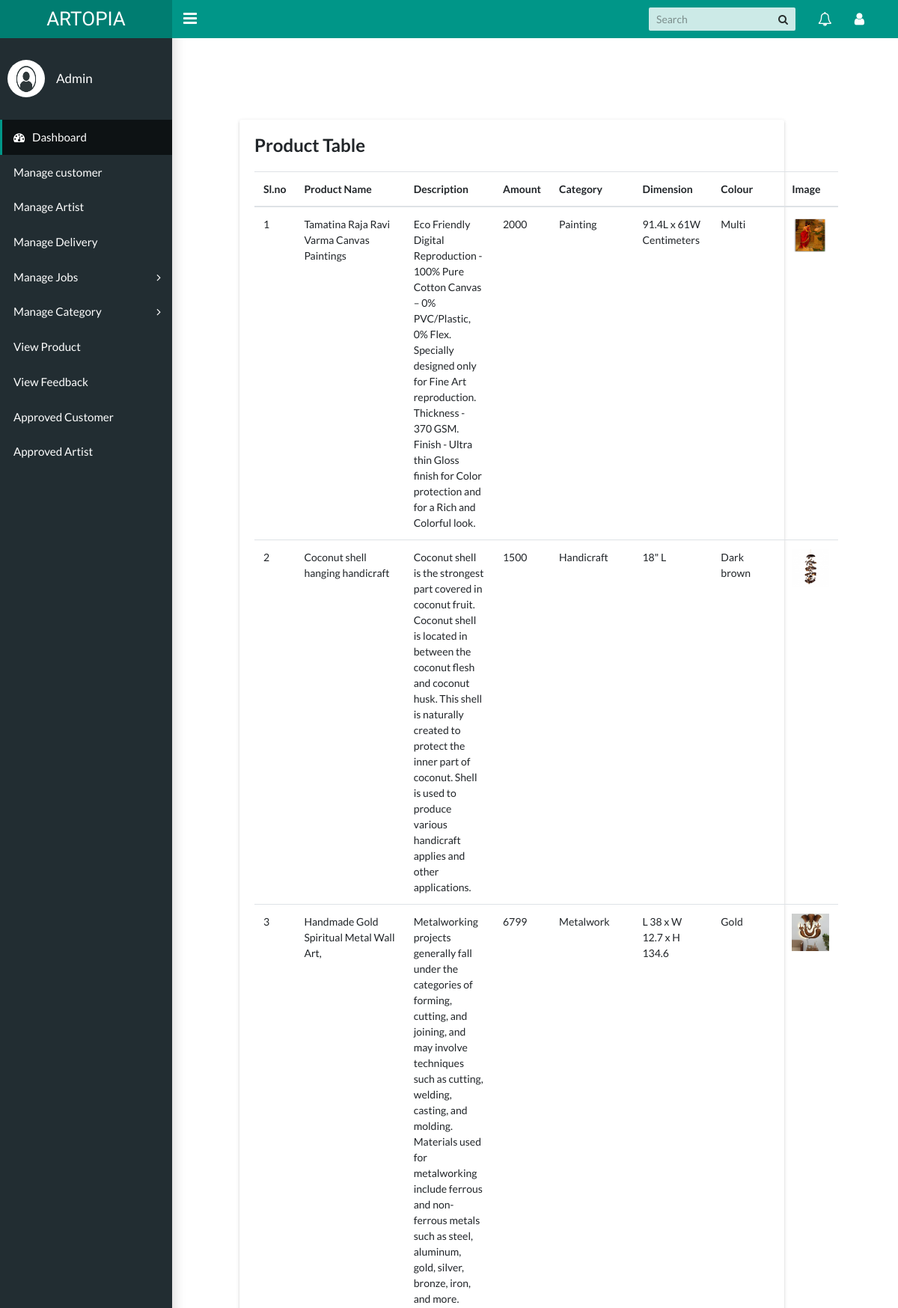
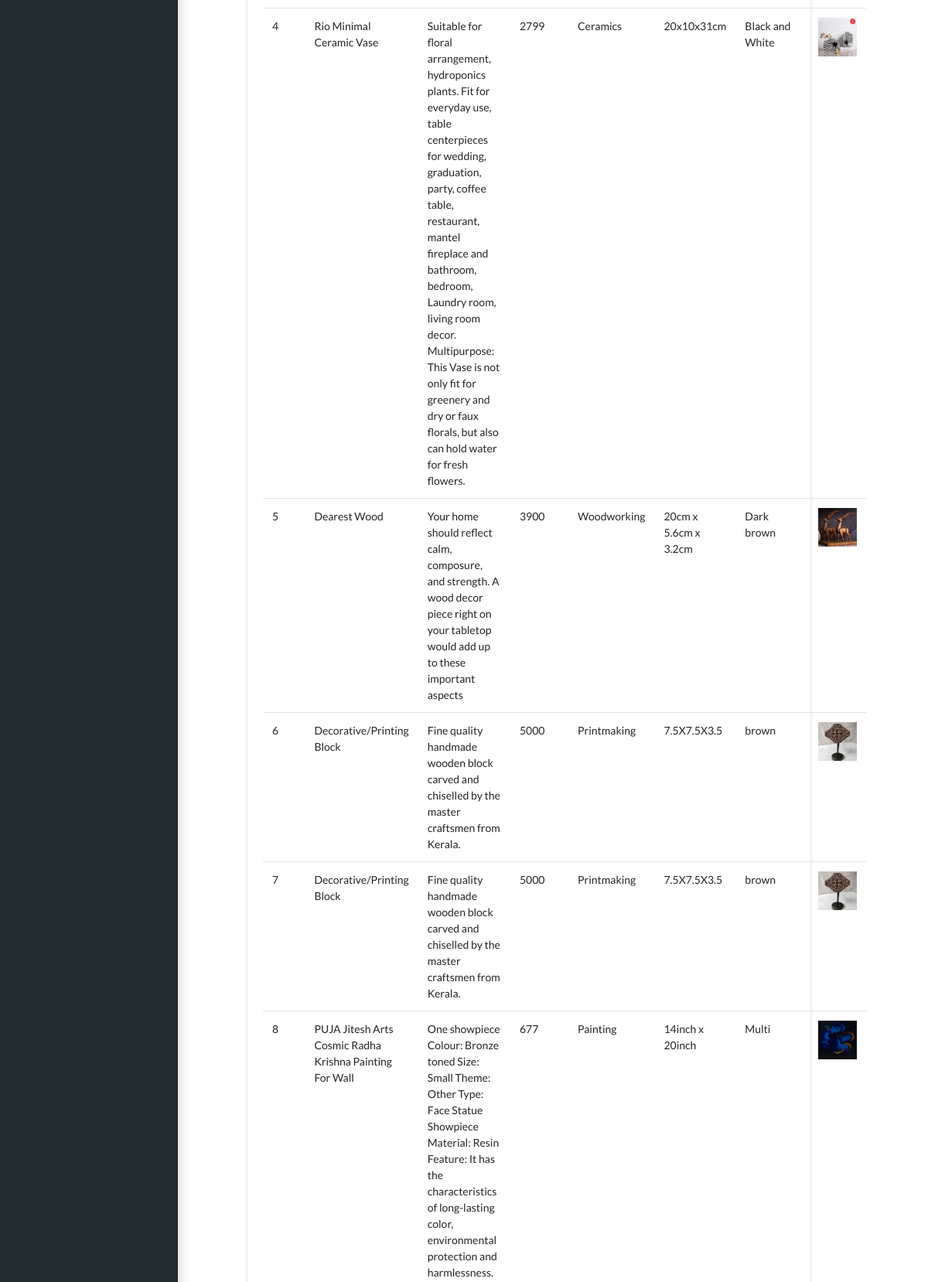
/viewproduct (upper part), run on the app's committed database (2 pictures, top to bottom).
### Artista/models.py (models this page shows, shortened)
class product(models.Model):
    name = models.CharField(max_length=100)
    description = models.CharField(max_length=500)
    amount = models.CharField(max_length=100)
    expday = models.CharField(max_length=100)
    image = models.ImageField(upload_to='images')
    category = models.ForeignKey(category, on_delete=models.CASCADE)
    artist = models.ForeignKey(artist, on_delete=models.CASCADE)
    dimension = models.CharField(max_length=100)
    colour = models.CharField(max_length=100)
    product_status = models.CharField(max_length=20)

class category(models.Model):
    name = models.CharField(max_length=100)
    image = models.ImageField(upload_to='images')
    category_status = models.CharField(max_length=20)
    def __str__(self):
        return self.name

### Artista/views.py (the view)
# urls.py: path("viewproduct",views.viewproduct,name="viewproduct"),
def viewproduct(request):
    data = product.objects.all()
    return render(request,"viewproduct.html",{'data':data})

### Artista/templates/viewproduct.html (shortened to what this page needs)
<!DOCTYPE html>
<html lang="en">
  <head>
    <link rel="stylesheet" type="text/css" href="../static/css/main.css">
    <link rel="stylesheet" type="text/css" href="https://maxcdn.bootstrapcdn.com/font-awesome/4.7.0/css/font-awesome.min.css">
    <link rel="stylesheet" href="../static/css/style.css">
  </head>
  <body class="app sidebar-mini">
    <header class="app-header"><a class="app-header__logo" href="../templates/index.html">ARTOPIA</a>
      <a class="app-sidebar__toggle" href="#" data-toggle="sidebar" aria-label="Hide Sidebar"></a>
      <ul class="app-nav">
        <li class="app-search">
          <input class="app-search__input" type="search" placeholder="Search">
          <button class="app-search__button"><i class="fa fa-search"></i></button>
        </li>
        <li class="dropdown"><a class="app-nav__item" href="#" data-toggle="dropdown" aria-label="Show notifications"><i class="fa fa-bell-o fa-lg"></i></a>
        </li>
        <li class="dropdown"><a class="app-nav__item" href="#" data-toggle="dropdown" aria-label="Open Profile Menu"><i class="fa fa-user fa-lg"></i></a>
        </li>
      </ul>
    </header>
    <aside class="app-sidebar">
        <div class="app-sidebar__user"><img class="app-sidebar__user-avatar" src="../static/images/admin.jpg"  width="50px" height="50px">
        <div>
          <p class="app-sidebar__user-name">Admin</p>
        </div>
      </div>
      <ul class="app-menu">
        <li><a class="app-menu__item active" href="{% url 'dashboard' %}"><i class="app-menu__icon fa fa-dashboard"></i><span class="app-menu__label">Dashboard</span></a></li>
        <li><a class="app-menu__item" href="{% url 'managecustomer' %}"><span class="app-menu__label">Manage customer</span></a></li>
        <li><a class="app-menu__item" href="{% url 'manageartist' %}"><span class="app-menu__label">Manage Artist</span></a></li>
        <li><a class="app-menu__item" href="{% url 'managedelivery' %}"><span class="app-menu__label">Manage Delivery </span></a></li>
          <li class="treeview"><a class="app-menu__item" href="#" data-toggle="treeview"></i><span class="app-menu__label">Manage Jobs</span><i class="treeview-indicator fa fa-angle-right"></i></a>
         </li>
         <li class="treeview"><a class="app-menu__item" href="#" data-toggle="treeview"></i><span class="app-menu__label">Manage Category</span><i class="treeview-indicator fa fa-angle-right"></i></a>
          </li>
        <li><a class="app-menu__item" href="{% url 'viewproduct' %}"><span class="app-menu__label">View Product</span></a></li>
        <li><a class="app-menu__item" href="{% url 'viewfeedback' %}"><span class="app-menu__label">View Feedback</span></a></li>
        <li><a class="app-menu__item" href="{% url 'adminapproveuser' %}"><span class="app-menu__label"> Approved Customer</span></a></li>
        <li><a class="app-menu__item" href="{% url 'adminapproveartist' %}"><span class="app-menu__label">Approved Artist</span></a></li>
      </ul>
    </aside>
    <div class="tb">
      <div class="row">
          <div class="col-md-10">
            <div class="tile">
              <h3 class="tile-title">Product Table</h3>
              <table class="table">
                <thead>
                  <tr>
                    <th>Sl.no</th>
                    <th>Product Name</th>
                    <th>Description</th>
                    <th>Amount</th>
                    <th>Category</th>
                    <th>Dimension</th>
                    <th>Colour</th>
                    <th>Image</th>
                  </tr>
                </thead>
                <tbody>
                 {% for i in data %}
                  <tr>
                    <td>{{forloop.counter}}</td>
                    <td>{{i.name}}</td>
                    <td>{{i.description}}</td>
                    <td>{{i.amount}}</td>
                    <td>{{i.category}}</td>
                    <td>{{i.dimension}}</td>
                    <td>{{i.colour}}</td>
                    <td><img src="/media/{{i.image}}" alt="" height="50px" width="50px"></td>
                  </tr>
                  {% endfor %}
                </tbody>
              </table>
            </div>
          </div>
         </div>
  </body>
</html>

### Artista/static/css/style.css (style rules this page uses)
.tb { margin-left: 20rem; margin-top: 10rem; }

### data on the page
product: name "Tamatina Raja Ravi Varma Canvas Paintings", description "Eco Friendly Digital Reproduction - 100% Pure Cotton Canvas – 0% PVC/Plastic, 0% Flex. Specially designed only for Fine Art reproduction. Thickness - 370 GSM. Finish - Ultra thin Gloss finish for Color protection and for a Rich and Colorful look.", amount "2000", category "Painting", dimension "91.4L x 61W Centimeters", colour "Multi", image (picture)
product: name "Coconut shell hanging handicraft", description "Coconut shell is the strongest part covered in coconut fruit. Coconut shell is located in between the coconut flesh and coconut husk. This shell is naturally created to protect the inner part of coconut. Shell is used to produce various handicraft applies and other applications.", amount "1500", category "Handicraft", dimension "18\" L", colour "Dark brown", image (picture)
product: name "Handmade Gold Spiritual Metal Wall Art,", description "Metalworking projects generally fall under the categories of forming, cutting, and joining, and may involve techniques such as cutting, welding, casting, and molding. Materials used for metalworking include ferrous and non-ferrous metals such as steel, aluminum, gold, silver, bronze, iron, and more.", amount "6799", category "Metalwork", dimension "L 38 x W 12.7 x H 134.6", colour "Gold", image (picture)
product: name "Rio Minimal Ceramic Vase", description "Suitable for floral arrangement, hydroponics plants. Fit for everyday use, table centerpieces for wedding, graduation, party, coffee table, restaurant, mantel fireplace and bathroom, bedroom, Laundry room, living room decor. Multipurpose: This Vase is not only fit for greenery and dry or faux florals, but also can hold water for fresh flowers.", amount "2799", category "Ceramics", dimension "20x10x31cm", colour "Black and White", image (picture)
product: name "Dearest Wood", description "Your home should reflect calm, composure, and strength. A wood decor piece right on your tabletop would add up to these important aspects", amount "3900", category "Woodworking", dimension "20cm x 5.6cm x 3.2cm", colour "Dark brown", image (picture)
product: name "Decorative/Printing Block", description "Fine quality handmade wooden block carved and chiselled by the master craftsmen from Kerala.", amount "5000", category "Printmaking", dimension "7.5X7.5X3.5", colour "brown", image (picture)
product: name "Decorative/Printing Block", description "Fine quality handmade wooden block carved and chiselled by the master craftsmen from Kerala.", amount "5000", category "Printmaking", dimension "7.5X7.5X3.5", colour "brown", image (picture)
product: name "PUJA Jitesh Arts Cosmic Radha Krishna Painting For Wall", description "One showpiece Colour: Bronze toned Size: Small Theme: Other Type: Face Statue Showpiece Material: Resin Feature: It has the characteristics of long-lasting color, environmental protection and harmlessness.", amount "677", category "Painting", dimension "14inch x 20inch", colour "Multi", image (picture)
